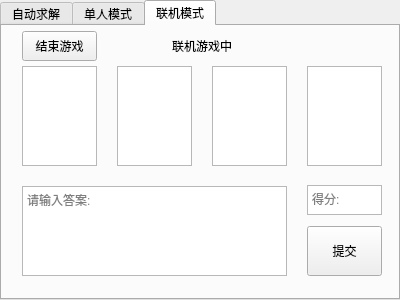
<?xml version="1.0" encoding="UTF-8"?>
<ui version="4.0">
 <class>GameWidget</class>
 <widget class="QWidget" name="GameWidget">
  <property name="geometry">
   <rect>
    <x>0</x>
    <y>0</y>
    <width>400</width>
    <height>300</height>
   </rect>
  </property>
  <property name="windowTitle">
   <string>24点-对战</string>
  </property>
  <property name="windowIcon">
   <iconset resource="img.qrc">
    <normaloff>:/new/prefix1/img/logo.png</normaloff>:/new/prefix1/img/logo.png</iconset>
  </property>
  <widget class="QTabWidget" name="modeSelectTabWidget">
   <property name="geometry">
    <rect>
     <x>0</x>
     <y>0</y>
     <width>400</width>
     <height>300</height>
    </rect>
   </property>
   <property name="currentIndex">
    <number>2</number>
   </property>
   <widget class="QWidget" name="solveMode">
    <attribute name="title">
     <string>自动求解</string>
    </attribute>
    <widget class="QTextBrowser" name="solveModeTextShowcase">
     <property name="geometry">
      <rect>
       <x>20</x>
       <y>20</y>
       <width>360</width>
       <height>140</height>
      </rect>
     </property>
    </widget>
    <widget class="QTextEdit" name="solveModeTextEdit">
     <property name="geometry">
      <rect>
       <x>20</x>
       <y>180</y>
       <width>250</width>
       <height>70</height>
      </rect>
     </property>
     <property name="placeholderText">
      <string>请输入答案:</string>
     </property>
    </widget>
    <widget class="QPushButton" name="solveModeFileButton">
     <property name="geometry">
      <rect>
       <x>290</x>
       <y>180</y>
       <width>90</width>
       <height>30</height>
      </rect>
     </property>
     <property name="text">
      <string>选择文件</string>
     </property>
    </widget>
    <widget class="QPushButton" name="solveModeSolveButton">
     <property name="geometry">
      <rect>
       <x>290</x>
       <y>220</y>
       <width>90</width>
       <height>30</height>
      </rect>
     </property>
     <property name="text">
      <string>开始求解</string>
     </property>
    </widget>
   </widget>
   <widget class="QWidget" name="offlineMode">
    <attribute name="title">
     <string>单人模式</string>
    </attribute>
    <widget class="QTextBrowser" name="offlineModeNumShowcase1">
     <property name="geometry">
      <rect>
       <x>20</x>
       <y>20</y>
       <width>75</width>
       <height>100</height>
      </rect>
     </property>
    </widget>
    <widget class="QTextBrowser" name="offlineModeNumShowcase2">
     <property name="geometry">
      <rect>
       <x>115</x>
       <y>20</y>
       <width>75</width>
       <height>100</height>
      </rect>
     </property>
    </widget>
    <widget class="QTextBrowser" name="offlineModeNumShowcase3">
     <property name="geometry">
      <rect>
       <x>210</x>
       <y>20</y>
       <width>75</width>
       <height>100</height>
      </rect>
     </property>
    </widget>
    <widget class="QTextBrowser" name="offlineModeNumShowcase4">
     <property name="geometry">
      <rect>
       <x>305</x>
       <y>20</y>
       <width>75</width>
       <height>100</height>
      </rect>
     </property>
    </widget>
    <widget class="QTextEdit" name="offlineModeTextEdit">
     <property name="geometry">
      <rect>
       <x>20</x>
       <y>140</y>
       <width>265</width>
       <height>110</height>
      </rect>
     </property>
     <property name="placeholderText">
      <string>请输入答案</string>
     </property>
    </widget>
    <widget class="QTextBrowser" name="offlineModePointShowcase">
     <property name="geometry">
      <rect>
       <x>305</x>
       <y>140</y>
       <width>75</width>
       <height>30</height>
      </rect>
     </property>
     <property name="placeholderText">
      <string>得分:</string>
     </property>
    </widget>
    <widget class="QPushButton" name="offlineModeGiveupButton">
     <property name="geometry">
      <rect>
       <x>305</x>
       <y>180</y>
       <width>75</width>
       <height>30</height>
      </rect>
     </property>
     <property name="text">
      <string>显示答案</string>
     </property>
    </widget>
    <widget class="QPushButton" name="offlineModeCheckButton">
     <property name="geometry">
      <rect>
       <x>305</x>
       <y>220</y>
       <width>75</width>
       <height>30</height>
      </rect>
     </property>
     <property name="text">
      <string>提交</string>
     </property>
    </widget>
   </widget>
   <widget class="QWidget" name="onlineMode">
    <attribute name="title">
     <string>联机模式</string>
    </attribute>
    <widget class="QStackedWidget" name="onlineModeStackedWidget">
     <property name="geometry">
      <rect>
       <x>0</x>
       <y>0</y>
       <width>400</width>
       <height>270</height>
      </rect>
     </property>
     <property name="currentIndex">
      <number>1</number>
     </property>
     <widget class="QWidget" name="onlineModeCreatPage">
      <widget class="QComboBox" name="onlineModePortSelect">
       <property name="geometry">
        <rect>
         <x>300</x>
         <y>180</y>
         <width>80</width>
         <height>30</height>
        </rect>
       </property>
       <item>
        <property name="text">
         <string>1145</string>
        </property>
       </item>
       <item>
        <property name="text">
         <string>1146</string>
        </property>
       </item>
       <item>
        <property name="text">
         <string>1147</string>
        </property>
       </item>
       <item>
        <property name="text">
         <string>1148</string>
        </property>
       </item>
      </widget>
      <widget class="QTextEdit" name="onlineModeIDEdit">
       <property name="geometry">
        <rect>
         <x>180</x>
         <y>180</y>
         <width>100</width>
         <height>70</height>
        </rect>
       </property>
       <property name="placeholderText">
        <string>输入你的昵称:</string>
       </property>
      </widget>
      <widget class="QLabel" name="onlineModeCreatLabel">
       <property name="geometry">
        <rect>
         <x>100</x>
         <y>10</y>
         <width>200</width>
         <height>20</height>
        </rect>
       </property>
       <property name="text">
        <string>联机大厅</string>
       </property>
       <property name="alignment">
        <set>Qt::AlignCenter</set>
       </property>
      </widget>
      <widget class="QPushButton" name="onlineModeStartButton">
       <property name="geometry">
        <rect>
         <x>300</x>
         <y>220</y>
         <width>81</width>
         <height>30</height>
        </rect>
       </property>
       <property name="text">
        <string>寻找房间</string>
       </property>
      </widget>
      <widget class="QLabel" name="onlineModeDebugLabel">
       <property name="geometry">
        <rect>
         <x>110</x>
         <y>120</y>
         <width>200</width>
         <height>20</height>
        </rect>
       </property>
       <property name="text">
        <string>debug</string>
       </property>
       <property name="alignment">
        <set>Qt::AlignCenter</set>
       </property>
      </widget>
      <widget class="QPushButton" name="onlineModeQuitRoomButton">
       <property name="geometry">
        <rect>
         <x>10</x>
         <y>10</y>
         <width>75</width>
         <height>30</height>
        </rect>
       </property>
       <property name="text">
        <string>离开房间</string>
       </property>
      </widget>
     </widget>
     <widget class="QWidget" name="onlineModeGamePage">
      <widget class="QTextBrowser" name="onlineModeNumShowcase3">
       <property name="geometry">
        <rect>
         <x>210</x>
         <y>40</y>
         <width>75</width>
         <height>100</height>
        </rect>
       </property>
      </widget>
      <widget class="QTextBrowser" name="onlineModeNumShowcase4">
       <property name="geometry">
        <rect>
         <x>305</x>
         <y>40</y>
         <width>75</width>
         <height>100</height>
        </rect>
       </property>
      </widget>
      <widget class="QTextBrowser" name="onlineModeNumShowcase1">
       <property name="geometry">
        <rect>
         <x>20</x>
         <y>40</y>
         <width>75</width>
         <height>100</height>
        </rect>
       </property>
      </widget>
      <widget class="QTextBrowser" name="onlineModeNumShowcase2">
       <property name="geometry">
        <rect>
         <x>115</x>
         <y>40</y>
         <width>75</width>
         <height>100</height>
        </rect>
       </property>
      </widget>
      <widget class="QTextEdit" name="onlineModeTextEdit">
       <property name="geometry">
        <rect>
         <x>20</x>
         <y>160</y>
         <width>265</width>
         <height>90</height>
        </rect>
       </property>
       <property name="placeholderText">
        <string>请输入答案:</string>
       </property>
      </widget>
      <widget class="QPushButton" name="onlineModeCheckButton">
       <property name="geometry">
        <rect>
         <x>305</x>
         <y>200</y>
         <width>75</width>
         <height>50</height>
        </rect>
       </property>
       <property name="text">
        <string>提交</string>
       </property>
      </widget>
      <widget class="QTextBrowser" name="onlineModePointShowcase">
       <property name="geometry">
        <rect>
         <x>305</x>
         <y>159</y>
         <width>75</width>
         <height>30</height>
        </rect>
       </property>
       <property name="placeholderText">
        <string>得分: </string>
       </property>
      </widget>
      <widget class="QLabel" name="onlineModeGameLabel">
       <property name="geometry">
        <rect>
         <x>100</x>
         <y>10</y>
         <width>200</width>
         <height>20</height>
        </rect>
       </property>
       <property name="text">
        <string>联机游戏中</string>
       </property>
       <property name="alignment">
        <set>Qt::AlignCenter</set>
       </property>
      </widget>
      <widget class="QPushButton" name="onlineModeQuitGameButton">
       <property name="geometry">
        <rect>
         <x>20</x>
         <y>5</y>
         <width>75</width>
         <height>30</height>
        </rect>
       </property>
       <property name="text">
        <string>结束游戏</string>
       </property>
      </widget>
     </widget>
     <widget class="QWidget" name="onlineModeRankPage">
      <widget class="QTableWidget" name="onlineModeRankTabel">
       <property name="geometry">
        <rect>
         <x>20</x>
         <y>39</y>
         <width>360</width>
         <height>171</height>
        </rect>
       </property>
      </widget>
      <widget class="QPushButton" name="onlineModeExitButton">
       <property name="geometry">
        <rect>
         <x>300</x>
         <y>220</y>
         <width>80</width>
         <height>30</height>
        </rect>
       </property>
       <property name="text">
        <string>返回大厅</string>
       </property>
      </widget>
      <widget class="QPushButton" name="onlineModeSaveButton">
       <property name="geometry">
        <rect>
         <x>200</x>
         <y>220</y>
         <width>80</width>
         <height>30</height>
        </rect>
       </property>
       <property name="text">
        <string>保存排名</string>
       </property>
      </widget>
      <widget class="QLabel" name="onlineModeRankLabel">
       <property name="geometry">
        <rect>
         <x>100</x>
         <y>10</y>
         <width>200</width>
         <height>20</height>
        </rect>
       </property>
       <property name="text">
        <string>排行榜</string>
       </property>
       <property name="alignment">
        <set>Qt::AlignCenter</set>
       </property>
      </widget>
     </widget>
    </widget>
   </widget>
  </widget>
 </widget>
 <resources>
  <include location="img.qrc"/>
 </resources>
 <connections/>
</ui>
